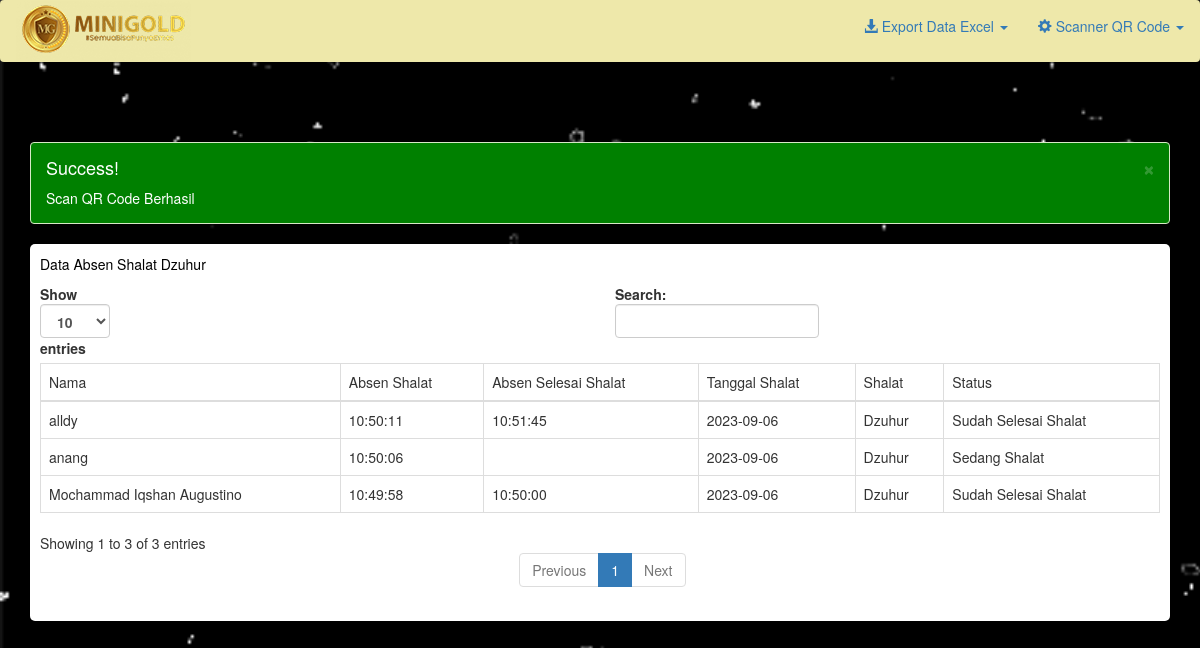
Screenshot of /table_absen1.php (signed in) with the database file from the repository.
### tables this page shows
CREATE TABLE `dzuhur` (
  `id` int(11) NOT NULL,
  `nama` varchar(255) NOT NULL,
  `time_scan` varchar(255) NOT NULL,
  `TIMEOUT` varchar(255) NOT NULL,
  `LOGDATE` varchar(255) NOT NULL,
  `shalat` varchar(255) NOT NULL,
  `STATUS` varchar(255) NOT NULL
);

### table_absen1.php (the view, shortened to what this page needs)
<!DOCTYPE html>
<html>
<head>
    <link rel="stylesheet" href="https://maxcdn.bootstrapcdn.com/bootstrap/3.4.1/css/bootstrap.min.css">
    <link rel="stylesheet" href="css/bootstrap.min.css">
    </head>
</head>
<body>
  <nav class="navbar" style="background:#EEE8AA">
		  <div class="container-fluid">
			<div class="navbar-header">
			<div class="brand logo">
      <a href="index.php" title="Home" rel="home" class="site-branding__logo">
        <img src="logo-minigold-small.png" alt="Home">
      </a>
    </div>
			</div>
			<ul class="nav navbar-nav navbar-right">
         <li class="dropdown"><a class="dropdown-toggle" data-toggle="dropdown" href="#"><span class="glyphicon glyphicon-download-alt"></span> Export Data Excel <span class="caret"></span></a>
              <li class="dropdown"><a class="dropdown-toggle" data-toggle="dropdown" href="#"><span class="glyphicon glyphicon-cog"></span> Scanner QR Code <span class="caret"></span></a>
			</ul>
		  </div>
		</nav>
    <br>
    <br>
    <br>
       <div class="container">
            <div class="row">
                <div class="col-md-12">
					<?php
					if(isset($_SESSION['success'])){
					  echo "
						<div class='alert alert-success alert-dismissible' style='background:green;color:#fff'>
						  <button type='button' class='close' data-dismiss='alert' aria-hidden='true'>&times;</button>
						  <h4><i class='icon fa fa-check'></i> Success!</h4>
						  ".$_SESSION['success']."
						</div>
					  ";
					}
				  ?>
                </div>
                <div class="col-md-12">
				<div style="border-radius: 5px;padding:10px;background:#fff;" id="divvideo">
               <p>Data Absen Shalat Dzuhur</p>
                  <table id="example1" class="table table-bordered">
                    <thead>
                        <tr>
                        <td>Nama</td>
                            <td>Absen Shalat</td>
                            <td>Absen Selesai Shalat</td>
                            <td>Tanggal Shalat</td>
                            <td>Shalat</td>
                            <td>Status</td>
                        </tr>
                    </thead>
                    <tbody>
                        <?php
                        $server = "localhost";
                        $username="root";
                        $password="";
                        $dbname="upload_file";
                        $conn = new mysqli($server,$username,$password,$dbname);
                           $sql ="SELECT * FROM dzuhur";
                           $query = $conn->query($sql);
                           while ($row = $query->fetch_assoc()){
                        ?>
                            <tr>
                            <td><?php echo $row['nama'];?></td>
                                <td><?php echo $row['time_scan'];?></td>
                                <td><?php echo $row['TIMEOUT'];?></td>
                                <td><?php echo $row['LOGDATE'];?></td>
                                <td><?php echo $row['shalat'];?></td>
                                <td><?php echo $row['STATUS'];?></td>
                            </tr>
                        <?php
                        }
                        ?>
                    </tbody>
                  </table>
                </div>
                </div>
            </div>
        </div>
    </body>
</html>

### table_absen1.php (style rules this page uses)
#divvideo { box-shadow: 0px 0px 1px 1px rgba(0, 0, 0, 0.1); }
body { background-image: url(32.gif); background-size: cover; background-attachment: fixed; }
p { color: black }
h4 { color: black }

### rows the page displays
dzuhur: nama "Mochammad Iqshan Augustino", time_scan "10:49:58", TIMEOUT "10:50:00", LOGDATE "2023-09-06", shalat "Dzuhur", STATUS "Sudah Selesai Shalat"
dzuhur: nama "anang", time_scan "10:50:06", LOGDATE "2023-09-06", shalat "Dzuhur", STATUS "Sedang Shalat"
dzuhur: nama "alldy", time_scan "10:50:11", TIMEOUT "10:51:45", LOGDATE "2023-09-06", shalat "Dzuhur", STATUS "Sudah Selesai Shalat"

### other values shown
$_SESSION['success'] "Scan QR Code Berhasil"
